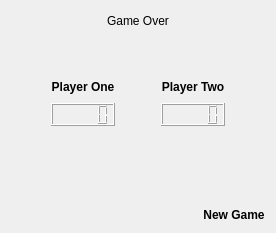
  <widget class="QWidget" name="end_view">
   <property name="sizePolicy">
    <sizepolicy hsizetype="Expanding" vsizetype="Expanding">
     <horstretch>0</horstretch>
     <verstretch>0</verstretch>
    </sizepolicy>
   </property>
   <layout class="QHBoxLayout" name="horizontalLayout_7">
    <item>
     <layout class="QVBoxLayout" name="verticalLayout_8">
      <item>
       <layout class="QHBoxLayout" name="horizontalLayout_24">
        <item>
         <spacer name="horizontalSpacer_8">
          <property name="orientation">
           <enum>Qt::Horizontal</enum>
          </property>
          <property name="sizeHint" stdset="0">
           <size>
            <width>40</width>
            <height>20</height>
           </size>
          </property>
         </spacer>
        </item>
        <item>
         <widget class="QLabel" name="end_title_label">
          <property name="sizePolicy">
           <sizepolicy hsizetype="Fixed" vsizetype="Fixed">
            <horstretch>0</horstretch>
            <verstretch>0</verstretch>
           </sizepolicy>
          </property>
          <property name="text">
           <string>Game Over</string>
          </property>
          <property name="Ueberschrift" stdset="0">
           <bool>true</bool>
          </property>
         </widget>
        </item>
        <item>
         <spacer name="horizontalSpacer_12">
          <property name="orientation">
           <enum>Qt::Horizontal</enum>
          </property>
          <property name="sizeHint" stdset="0">
           <size>
            <width>40</width>
            <height>20</height>
           </size>
          </property>
         </spacer>
        </item>
       </layout>
      </item>
      <item>
       <spacer name="verticalSpacer_8">
        <property name="orientation">
         <enum>Qt::Vertical</enum>
        </property>
        <property name="sizeType">
         <enum>QSizePolicy::Preferred</enum>
        </property>
        <property name="sizeHint" stdset="0">
         <size>
          <width>20</width>
          <height>40</height>
         </size>
        </property>
       </spacer>
      </item>
      <item>
       <layout class="QHBoxLayout" name="horizontalLayout_25">
        <item>
         <spacer name="horizontalSpacer_13">
          <property name="orientation">
           <enum>Qt::Horizontal</enum>
          </property>
          <property name="sizeType">
           <enum>QSizePolicy::Preferred</enum>
          </property>
          <property name="sizeHint" stdset="0">
           <size>
            <width>40</width>
            <height>20</height>
           </size>
          </property>
         </spacer>
        </item>
        <item>
         <widget class="QLabel" name="end_player_one_label">
          <property name="sizePolicy">
           <sizepolicy hsizetype="Expanding" vsizetype="Preferred">
            <horstretch>0</horstretch>
            <verstretch>0</verstretch>
           </sizepolicy>
          </property>
          <property name="text">
           <string>&lt;html&gt;&lt;head/&gt;&lt;body&gt;&lt;p align=&quot;center&quot;&gt;&lt;span style=&quot; font-weight:600;&quot;&gt;Player One&lt;/span&gt;&lt;/p&gt;&lt;/body&gt;&lt;/html&gt;</string>
          </property>
          <property name="alignment">
           <set>Qt::AlignRight|Qt::AlignTrailing|Qt::AlignVCenter</set>
          </property>
         </widget>
        </item>
        <item>
         <spacer name="horizontalSpacer_22">
          <property name="orientation">
           <enum>Qt::Horizontal</enum>
          </property>
          <property name="sizeType">
           <enum>QSizePolicy::Preferred</enum>
          </property>
          <property name="sizeHint" stdset="0">
           <size>
            <width>40</width>
            <height>20</height>
           </size>
          </property>
         </spacer>
        </item>
        <item>
         <widget class="QLabel" name="end_player_two_label">
          <property name="sizePolicy">
           <sizepolicy hsizetype="Expanding" vsizetype="Preferred">
            <horstretch>0</horstretch>
            <verstretch>0</verstretch>
           </sizepolicy>
          </property>
          <property name="text">
           <string>&lt;html&gt;&lt;head/&gt;&lt;body&gt;&lt;p align=&quot;center&quot;&gt;&lt;span style=&quot; font-weight:600; color:#000000;&quot;&gt;Player Two&lt;/span&gt;&lt;/p&gt;&lt;/body&gt;&lt;/html&gt;</string>
          </property>
          <property name="alignment">
           <set>Qt::AlignRight|Qt::AlignTrailing|Qt::AlignVCenter</set>
          </property>
         </widget>
        </item>
        <item>
         <spacer name="horizontalSpacer_21">
          <property name="orientation">
           <enum>Qt::Horizontal</enum>
          </property>
          <property name="sizeType">
           <enum>QSizePolicy::Preferred</enum>
          </property>
          <property name="sizeHint" stdset="0">
           <size>
            <width>40</width>
            <height>20</height>
           </size>
          </property>
         </spacer>
        </item>
       </layout>
      </item>
      <item>
       <layout class="QHBoxLayout" name="horizontalLayout_26">
        <item>
         <spacer name="horizontalSpacer_36">
          <property name="orientation">
           <enum>Qt::Horizontal</enum>
          </property>
          <property name="sizeType">
           <enum>QSizePolicy::Preferred</enum>
          </property>
          <property name="sizeHint" stdset="0">
           <size>
            <width>40</width>
            <height>20</height>
           </size>
          </property>
         </spacer>
        </item>
        <item>
         <widget class="QLCDNumber" name="end_player_one_lcd">
          <property name="sizePolicy">
           <sizepolicy hsizetype="Expanding" vsizetype="Preferred">
            <horstretch>0</horstretch>
            <verstretch>0</verstretch>
           </sizepolicy>
          </property>
         </widget>
        </item>
        <item>
         <spacer name="horizontalSpacer_38">
          <property name="orientation">
           <enum>Qt::Horizontal</enum>
          </property>
          <property name="sizeType">
           <enum>QSizePolicy::Preferred</enum>
          </property>
          <property name="sizeHint" stdset="0">
           <size>
            <width>40</width>
            <height>20</height>
           </size>
          </property>
         </spacer>
        </item>
        <item>
         <widget class="QLCDNumber" name="end_player_two_lcd">
          <property name="sizePolicy">
           <sizepolicy hsizetype="Expanding" vsizetype="Preferred">
            <horstretch>0</horstretch>
            <verstretch>0</verstretch>
           </sizepolicy>
          </property>
         </widget>
        </item>
        <item>
         <spacer name="horizontalSpacer_37">
          <property name="orientation">
           <enum>Qt::Horizontal</enum>
          </property>
          <property name="sizeType">
           <enum>QSizePolicy::Preferred</enum>
          </property>
          <property name="sizeHint" stdset="0">
           <size>
            <width>40</width>
            <height>20</height>
           </size>
          </property>
         </spacer>
        </item>
       </layout>
      </item>
      <item>
       <spacer name="verticalSpacer_7">
        <property name="orientation">
         <enum>Qt::Vertical</enum>
        </property>
        <property name="sizeType">
         <enum>QSizePolicy::Preferred</enum>
        </property>
        <property name="sizeHint" stdset="0">
         <size>
          <width>20</width>
          <height>40</height>
         </size>
        </property>
       </spacer>
      </item>
      <item>
       <layout class="QGridLayout" name="gridLayout">
        <item row="0" column="1">
         <widget class="QLabel" name="new_game_button">
          <property name="text">
           <string/>
          </property>
          <property name="pixmap">
           <pixmap>pictures/buttons/btSchwarz.png</pixmap>
          </property>
          <property name="scaledContents">
           <bool>false</bool>
          </property>
          <property name="alignment">
           <set>Qt::AlignCenter</set>
          </property>
         </widget>
        </item>
        <item row="1" column="1">
         <widget class="QLabel" name="label_8">
          <property name="styleSheet">
           <string notr="true">font-weight: bold;</string>
          </property>
          <property name="text">
           <string>New Game</string>
          </property>
          <property name="alignment">
           <set>Qt::AlignHCenter|Qt::AlignTop</set>
          </property>
          <property name="indent">
           <number>10</number>
          </property>
         </widget>
        </item>
        <item row="0" column="0">
         <spacer name="horizontalSpacer_39">
          <property name="orientation">
           <enum>Qt::Horizontal</enum>
          </property>
          <property name="sizeHint" stdset="0">
           <size>
            <width>40</width>
            <height>20</height>
           </size>
          </property>
         </spacer>
        </item>
       </layout>
      </item>
     </layout>
    </item>
   </layout>
  </widget>
